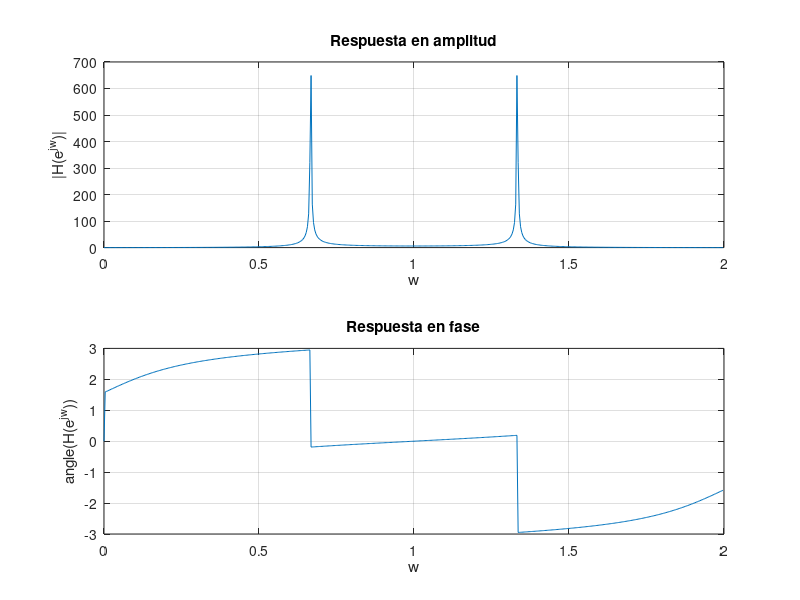
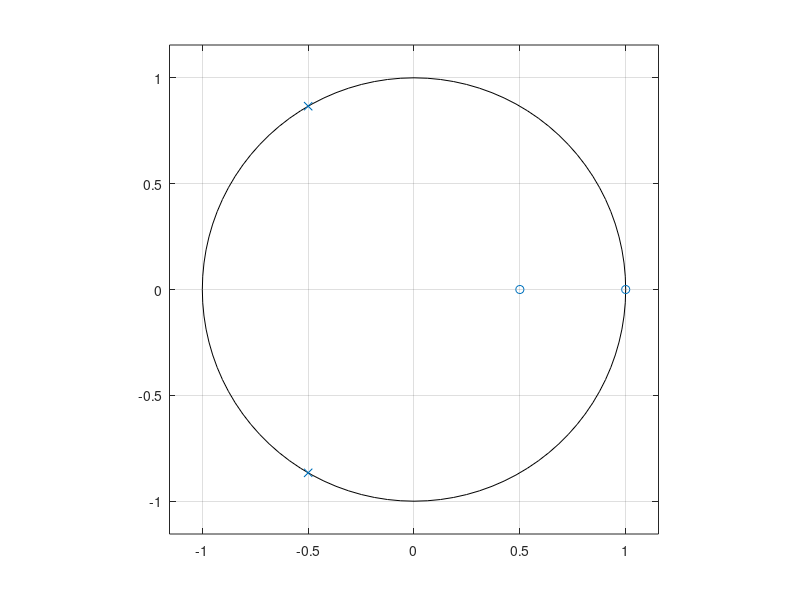

These figures' MATLAB source, in order:

clear 
close all
clc

B = [2 -3 1];
A = [1 1 1 ];

[H,w] = freqz(B,A,512,"whole");
tf(B,A,-1)
F1 = figure(1);
figure(1)
subplot(2,1,1);
plot(w/pi,abs(H));
grid on;
xlabel('w');
ylabel('|H(e^{jw})|');
title('Respuesta en amplitud');
subplot(2,1,2);
plot(w/pi,angle(H));
grid on;
xlabel('w');
ylabel('angle(H(e^{jw}))');
title('Respuesta en fase')
figure(2)
zplane(B,A)
grid on;
